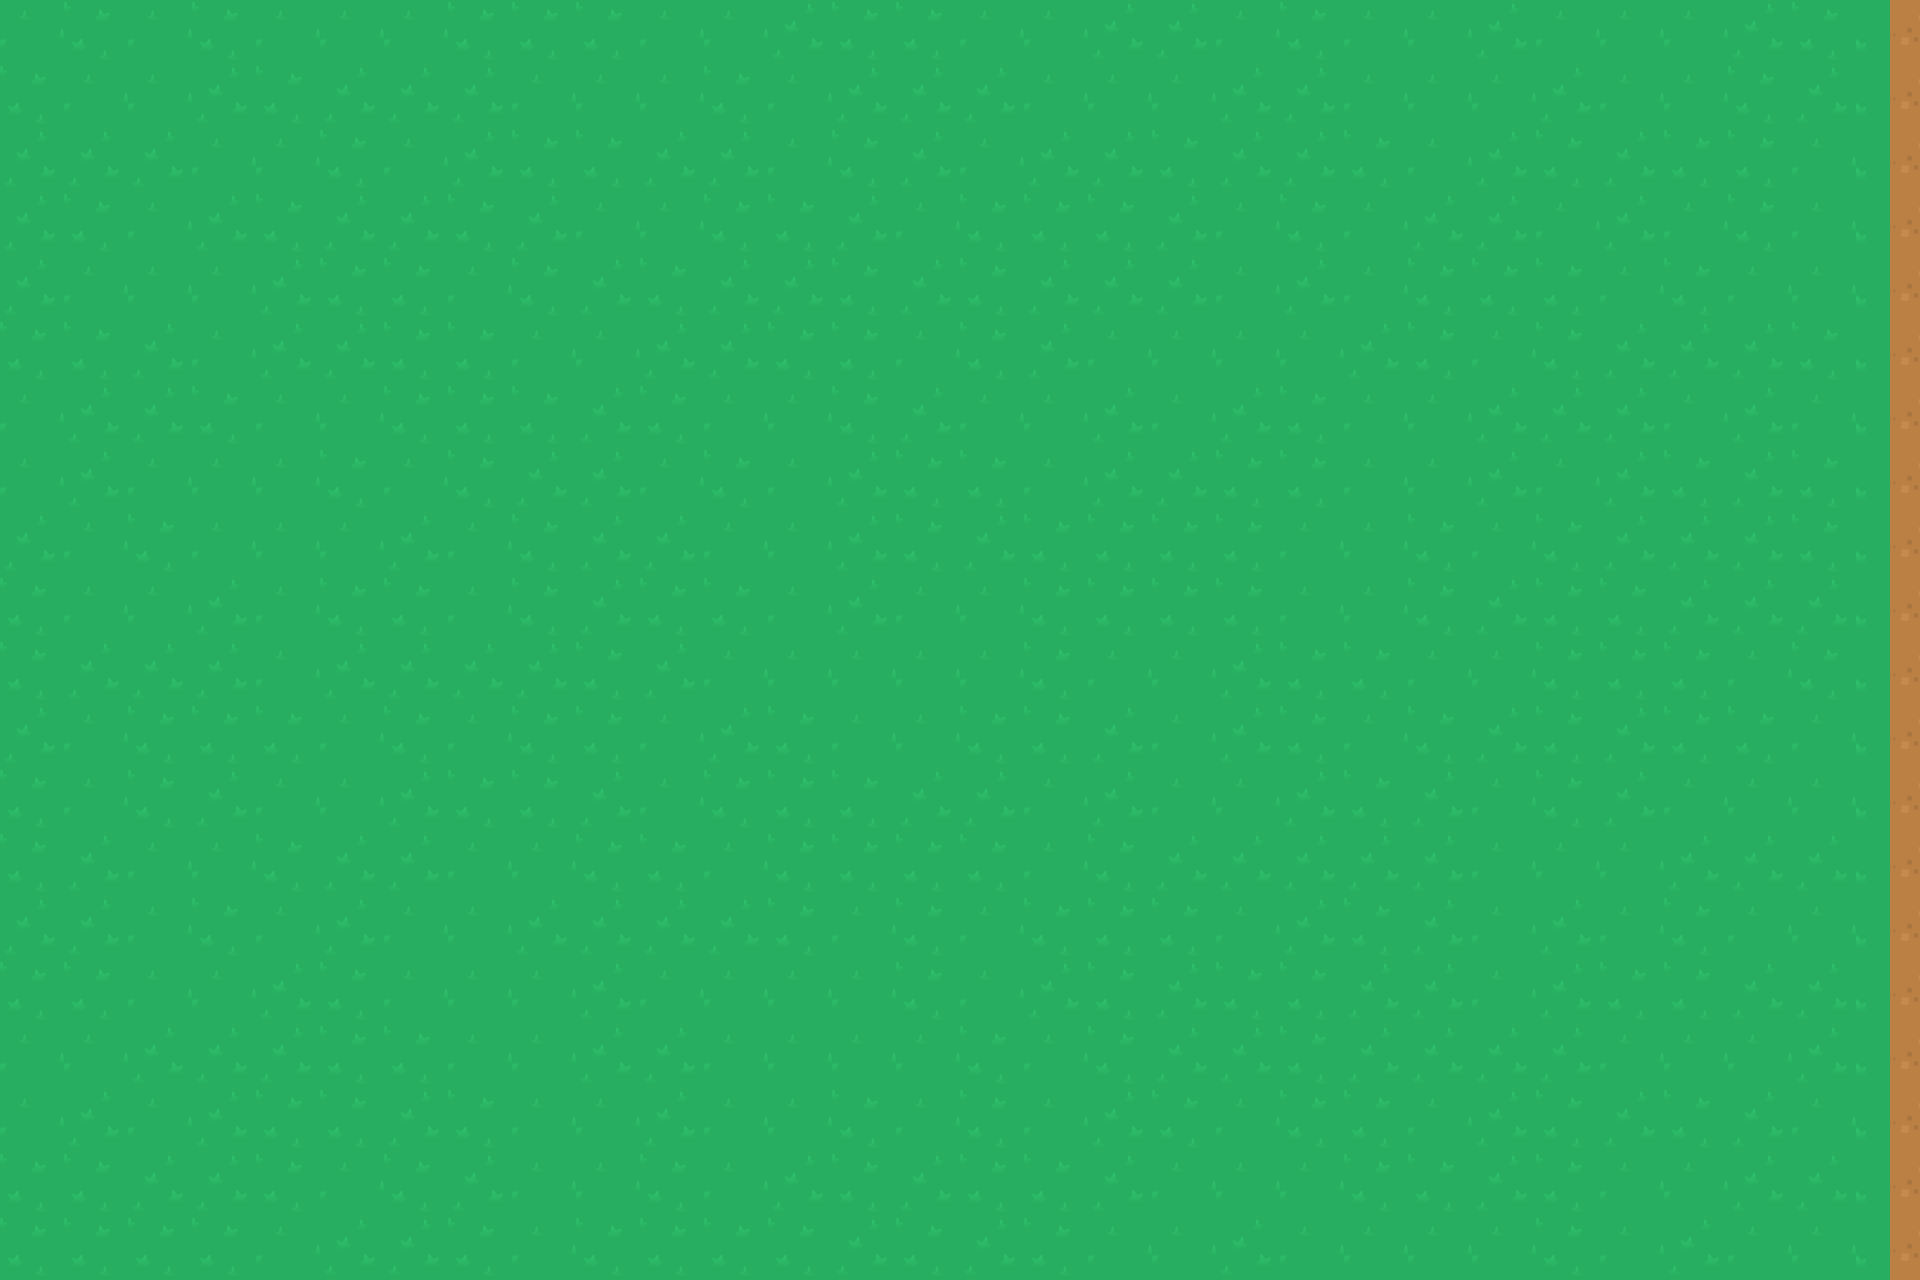

This game map was drawn from its Tiled (.tmx) file and the tilesets committed beside it. A one-line description and the full map source follow:
An orthogonal 30x20 tile map with 64x64 px tiles, 2 tile layers (Ground, Walls).

<map version="1.2" tiledversion="1.3.1" orientation="orthogonal" renderorder="right-down" compressionlevel="-1" width="30" height="20" tilewidth="64" tileheight="64" infinite="0" nextlayerid="3" nextobjectid="1">
 <tileset firstgid="1" source="../images/Map_Images/Kenney.tsx" />
 <layer id="1" name="Ground" width="30" height="20">
  <data encoding="csv">
3,2,3,2,3,3,3,2,2,2,3,3,1,2,2,3,3,1,1,3,2,3,3,1,3,3,3,1,2,1,
2,3,3,1,2,1,1,1,3,3,3,2,3,1,1,1,3,3,3,1,1,3,3,3,1,3,3,2,1,2,
1,1,1,3,3,2,3,1,2,2,1,1,3,2,1,3,1,1,2,1,1,2,3,1,2,1,2,2,3,1,
1,2,3,1,2,1,1,2,1,3,3,2,2,1,3,2,2,2,1,3,2,3,1,1,3,1,3,2,3,1,
1,3,3,3,1,2,2,3,2,1,2,1,1,2,1,2,1,1,1,3,1,3,2,2,2,3,2,3,3,3,
2,2,1,3,1,1,2,2,3,3,1,1,2,2,3,2,1,3,3,3,3,1,2,3,2,1,1,1,2,2,
3,1,1,2,3,3,2,2,2,1,2,3,3,2,1,3,3,1,3,1,2,3,3,1,1,1,3,1,3,2,
3,1,3,3,3,2,3,2,1,1,3,2,3,1,2,2,3,1,1,2,2,3,3,1,3,1,2,1,2,1,
1,3,2,3,3,3,1,3,2,1,1,3,3,1,2,1,2,2,2,2,3,3,2,3,2,1,1,1,2,3,
2,3,3,1,3,2,2,3,2,1,2,2,3,1,3,3,2,2,2,2,3,3,2,1,2,2,1,1,1,2,
2,1,1,1,3,1,1,1,1,2,1,3,3,3,3,3,2,3,3,1,2,2,3,3,2,2,2,3,2,1,
1,3,2,2,2,3,2,3,2,2,3,1,2,3,3,2,2,1,3,1,2,3,2,1,2,1,2,2,3,3,
2,3,2,1,3,3,1,2,2,1,3,2,2,2,1,1,3,1,3,3,1,2,1,3,2,1,3,3,3,2,
2,1,3,3,2,1,1,3,3,2,2,3,2,2,2,2,3,2,1,1,1,1,1,3,3,3,1,1,1,2,
1,1,3,2,3,1,3,3,1,1,1,1,2,3,2,3,2,2,2,3,1,2,1,3,1,3,2,3,3,3,
2,2,3,3,1,2,3,3,3,1,3,3,3,3,2,3,1,2,1,2,2,1,1,3,1,2,2,1,1,3,
3,3,1,1,1,2,2,3,3,1,1,3,3,3,3,2,3,2,1,1,2,1,1,1,1,3,3,3,1,3,
3,1,3,1,2,2,1,2,3,3,1,3,3,2,3,2,3,1,2,3,2,2,3,1,2,1,2,1,3,2,
2,2,1,1,2,3,2,1,3,3,2,3,1,2,1,2,2,1,3,3,3,2,2,1,2,3,3,1,1,3,
2,2,2,2,3,1,1,2,3,2,2,2,2,1,2,1,2,3,3,1,3,3,3,3,2,3,1,3,3,3
</data>
 </layer>
 <layer id="2" name="Walls" width="30" height="20">
  <data encoding="csv">
0,0,0,0,0,0,0,0,0,0,0,0,0,0,0,0,0,0,0,0,0,0,0,0,0,0,0,0,0,4,
0,0,0,0,0,0,0,0,0,0,0,0,0,0,0,0,0,0,0,0,0,0,0,0,0,0,0,0,0,4,
0,0,0,0,0,0,0,0,0,0,0,0,0,0,0,0,0,0,0,0,0,0,0,0,0,0,0,0,0,4,
0,0,0,0,0,0,0,0,0,0,0,0,0,0,0,0,0,0,0,0,0,0,0,0,0,0,0,0,0,4,
0,0,0,0,0,0,0,0,0,0,0,0,0,0,0,0,0,0,0,0,0,0,0,0,0,0,0,0,0,4,
0,0,0,0,0,0,0,0,0,0,0,0,0,0,0,0,0,0,0,0,0,0,0,0,0,0,0,0,0,4,
0,0,0,0,0,0,0,0,0,0,0,0,0,0,0,0,0,0,0,0,0,0,0,0,0,0,0,0,0,4,
0,0,0,0,0,0,0,0,0,0,0,0,0,0,0,0,0,0,0,0,0,0,0,0,0,0,0,0,0,4,
0,0,0,0,0,0,0,0,0,0,0,0,0,0,0,0,0,0,0,0,0,0,0,0,0,0,0,0,0,4,
0,0,0,0,0,0,0,0,0,0,0,0,0,0,0,0,0,0,0,0,0,0,0,0,0,0,0,0,0,4,
0,0,0,0,0,0,0,0,0,0,0,0,0,0,0,0,0,0,0,0,0,0,0,0,0,0,0,0,0,4,
0,0,0,0,0,0,0,0,0,0,0,0,0,0,0,0,0,0,0,0,0,0,0,0,0,0,0,0,0,4,
0,0,0,0,0,0,0,0,0,0,0,0,0,0,0,0,0,0,0,0,0,0,0,0,0,0,0,0,0,4,
0,0,0,0,0,0,0,0,0,0,0,0,0,0,0,0,0,0,0,0,0,0,0,0,0,0,0,0,0,4,
0,0,0,0,0,0,0,0,0,0,0,0,0,0,0,0,0,0,0,0,0,0,0,0,0,0,0,0,0,4,
0,0,0,0,0,0,0,0,0,0,0,0,0,0,0,0,0,0,0,0,0,0,0,0,0,0,0,0,0,4,
0,0,0,0,0,0,0,0,0,0,0,0,0,0,0,0,0,0,0,0,0,0,0,0,0,0,0,0,0,4,
0,0,0,0,0,0,0,0,0,0,0,0,0,0,0,0,0,0,0,0,0,0,0,0,0,0,0,0,0,4,
0,0,0,0,0,0,0,0,0,0,0,0,0,0,0,0,0,0,0,0,0,0,0,0,0,0,0,0,0,4,
0,0,0,0,0,0,0,0,0,0,0,0,0,0,0,0,0,0,0,0,0,0,0,0,0,0,0,0,0,4
</data>
 </layer>
</map>
